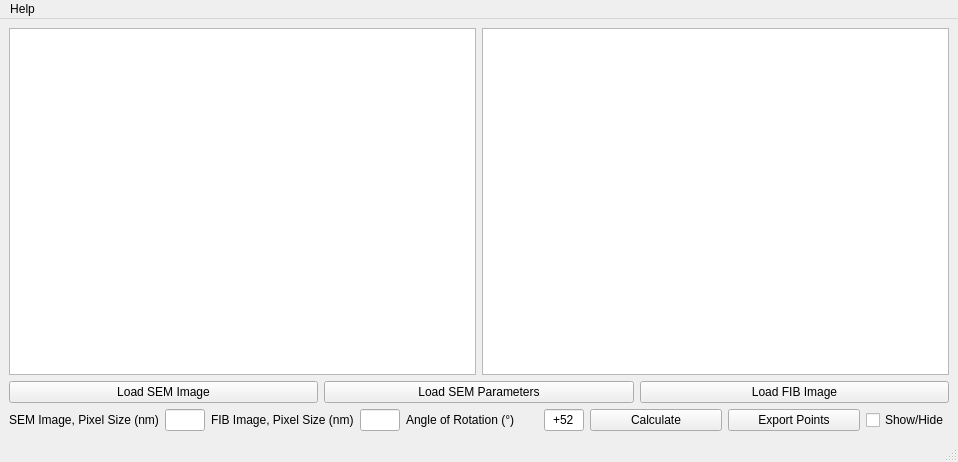
<?xml version="1.0" encoding="UTF-8"?>
<ui version="4.0">
 <class>MainWindow</class>
 <widget class="QMainWindow" name="MainWindow">
  <property name="geometry">
   <rect>
    <x>0</x>
    <y>0</y>
    <width>958</width>
    <height>462</height>
   </rect>
  </property>
  <property name="windowTitle">
   <string>SEM -&gt; FIB</string>
  </property>
  <widget class="QWidget" name="centralwidget">
   <layout class="QVBoxLayout" name="verticalLayout">
    <item>
     <layout class="QHBoxLayout" name="horizontalLayout_1">
      <item>
       <widget class="QGraphicsView" name="graphicsView_SEM">
        <property name="sizePolicy">
         <sizepolicy hsizetype="MinimumExpanding" vsizetype="MinimumExpanding">
          <horstretch>0</horstretch>
          <verstretch>0</verstretch>
         </sizepolicy>
        </property>
        <property name="minimumSize">
         <size>
          <width>461</width>
          <height>308</height>
         </size>
        </property>
       </widget>
      </item>
      <item>
       <widget class="QGraphicsView" name="graphicsView_FIB">
        <property name="sizePolicy">
         <sizepolicy hsizetype="MinimumExpanding" vsizetype="MinimumExpanding">
          <horstretch>0</horstretch>
          <verstretch>0</verstretch>
         </sizepolicy>
        </property>
        <property name="minimumSize">
         <size>
          <width>461</width>
          <height>308</height>
         </size>
        </property>
       </widget>
      </item>
     </layout>
    </item>
    <item>
     <layout class="QHBoxLayout" name="horizontalLayout_2">
      <item>
       <widget class="QPushButton" name="pushButton_SEMimage">
        <property name="text">
         <string>Load SEM Image</string>
        </property>
       </widget>
      </item>
      <item>
       <widget class="QPushButton" name="pushButton_SEMparam">
        <property name="text">
         <string>Load SEM Parameters</string>
        </property>
       </widget>
      </item>
      <item>
       <widget class="QPushButton" name="pushButton_FIBimage">
        <property name="text">
         <string>Load FIB Image</string>
        </property>
       </widget>
      </item>
     </layout>
    </item>
    <item>
     <layout class="QHBoxLayout" name="horizontalLayout_3">
      <item>
       <widget class="QLabel" name="label_SEM">
        <property name="text">
         <string>SEM Image, Pixel Size (nm)</string>
        </property>
       </widget>
      </item>
      <item>
       <widget class="QLineEdit" name="lineEdit_SEM">
        <property name="sizePolicy">
         <sizepolicy hsizetype="Fixed" vsizetype="Fixed">
          <horstretch>0</horstretch>
          <verstretch>0</verstretch>
         </sizepolicy>
        </property>
        <property name="maximumSize">
         <size>
          <width>40</width>
          <height>16777215</height>
         </size>
        </property>
        <property name="alignment">
         <set>Qt::AlignCenter</set>
        </property>
       </widget>
      </item>
      <item>
       <widget class="QLabel" name="label_FIB">
        <property name="text">
         <string>FIB Image, Pixel Size (nm)</string>
        </property>
       </widget>
      </item>
      <item>
       <widget class="QLineEdit" name="lineEdit_FIB">
        <property name="sizePolicy">
         <sizepolicy hsizetype="Fixed" vsizetype="Fixed">
          <horstretch>0</horstretch>
          <verstretch>0</verstretch>
         </sizepolicy>
        </property>
        <property name="minimumSize">
         <size>
          <width>0</width>
          <height>0</height>
         </size>
        </property>
        <property name="maximumSize">
         <size>
          <width>40</width>
          <height>16777215</height>
         </size>
        </property>
        <property name="alignment">
         <set>Qt::AlignCenter</set>
        </property>
       </widget>
      </item>
      <item>
       <widget class="QLabel" name="label_angle">
        <property name="text">
         <string>Angle of Rotation (°)</string>
        </property>
       </widget>
      </item>
      <item>
       <widget class="QLineEdit" name="lineEdit_angle">
        <property name="sizePolicy">
         <sizepolicy hsizetype="Fixed" vsizetype="Fixed">
          <horstretch>0</horstretch>
          <verstretch>0</verstretch>
         </sizepolicy>
        </property>
        <property name="maximumSize">
         <size>
          <width>40</width>
          <height>16777215</height>
         </size>
        </property>
        <property name="text">
         <string>+52</string>
        </property>
        <property name="alignment">
         <set>Qt::AlignCenter</set>
        </property>
       </widget>
      </item>
      <item>
       <widget class="QPushButton" name="pushButton_calculate">
        <property name="text">
         <string>Calculate</string>
        </property>
       </widget>
      </item>
      <item>
       <widget class="QPushButton" name="pushButton_export">
        <property name="text">
         <string>Export Points</string>
        </property>
       </widget>
      </item>
      <item>
       <widget class="QCheckBox" name="checkBox_togglePoints">
        <property name="sizePolicy">
         <sizepolicy hsizetype="Fixed" vsizetype="Fixed">
          <horstretch>0</horstretch>
          <verstretch>0</verstretch>
         </sizepolicy>
        </property>
        <property name="text">
         <string>Show/Hide</string>
        </property>
       </widget>
      </item>
     </layout>
    </item>
   </layout>
  </widget>
  <widget class="QStatusBar" name="statusbar"/>
  <widget class="QMenuBar" name="menuBar">
   <property name="geometry">
    <rect>
     <x>0</x>
     <y>0</y>
     <width>958</width>
     <height>22</height>
    </rect>
   </property>
   <widget class="QMenu" name="menuHelp">
    <property name="title">
     <string>Help</string>
    </property>
    <addaction name="actionDocumentation"/>
   </widget>
   <addaction name="menuHelp"/>
  </widget>
  <action name="actionDocumentation">
   <property name="text">
    <string>Documentation</string>
   </property>
  </action>
 </widget>
 <resources/>
 <connections/>
</ui>
